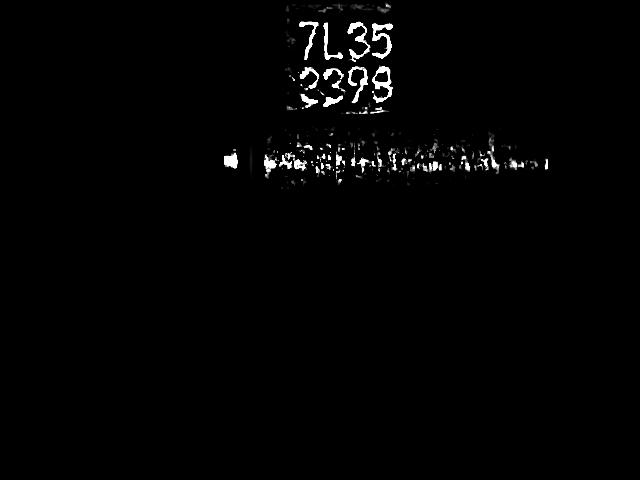
#> input picture zfsb_model/location/1.jpg, 640 x 480 px, found by its file name
$ python cutImg.py
#> lines starting #> are read from the running program, lines starting #| are printed output that depends on the picture
import os
import cv2
import numpy as np
def Cut_Image(img,xmin,ymin,xmax,ymax,offset=3):
    CutImage = img[(ymin - offset):(ymax + offset),(xmin - offset):(xmax + offset)]
    return CutImage

img = cv2.imread('/home/gsy/1.jpg')
#> img is the input picture: shape (480, 640, 3); min 0, max 255, mean 3.4
iimg = Cut_Image(img, 300, 21, 397, 107)
#> in Cut_Image, `CutImage = img[(ymin - offset):(ymax + offset),(xmin - offset):(xmax +..`:
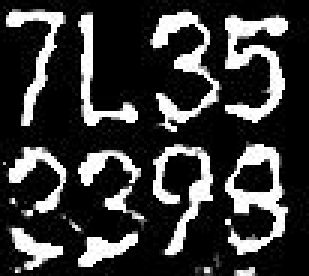
#> CutImage: shape (92, 103, 3) (shown 3 times larger); min 0, max 255, mean 58.1
cv2.imwrite('aa.jpg', iimg)
